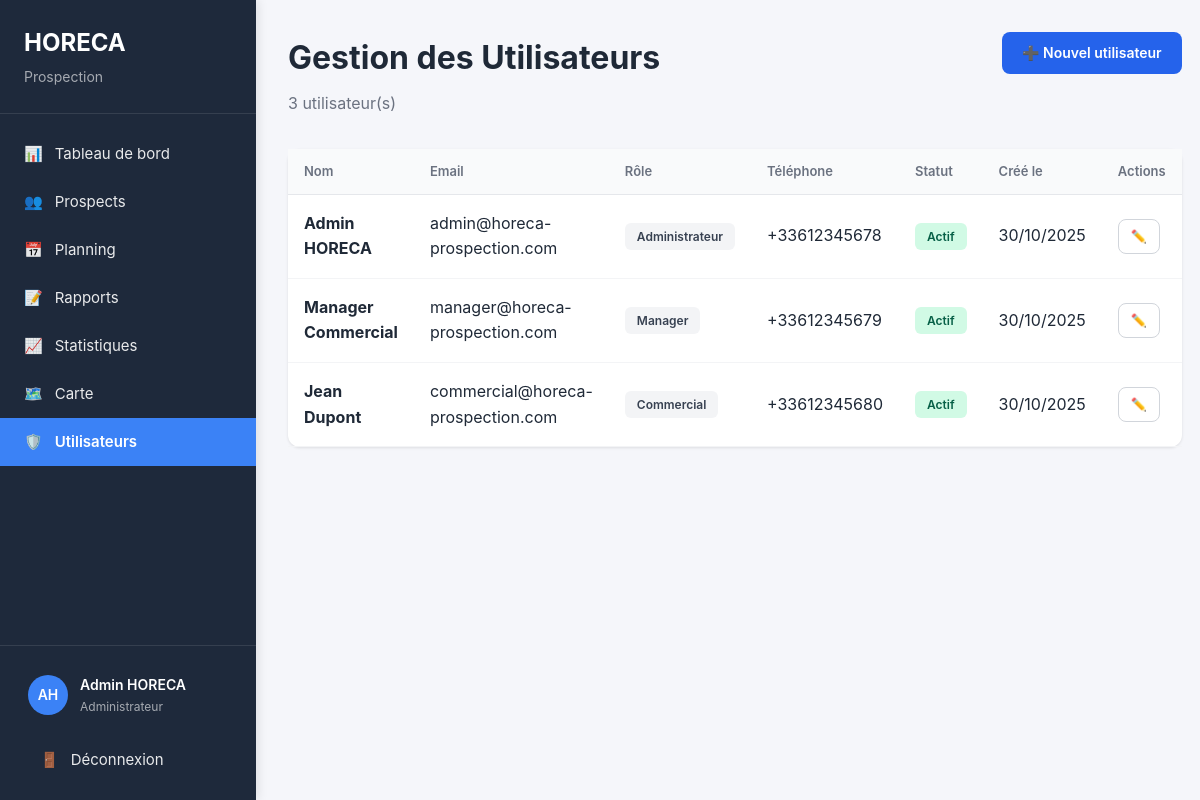
/horeca-php/users.php (signed in), run on the app's committed database.
### tables this page shows
CREATE TABLE `users` (
  `id` int(11) NOT NULL AUTO_INCREMENT,
  `email` varchar(255) NOT NULL,
  `password` varchar(255) NOT NULL,
  `first_name` varchar(100) DEFAULT NULL,
  `last_name` varchar(100) DEFAULT NULL,
  `role` enum('admin','manager','commercial') NOT NULL DEFAULT 'commercial',
  `phone` varchar(20) DEFAULT NULL,
  `active` tinyint(1) NOT NULL DEFAULT 1,
  `created_at` timestamp NOT NULL DEFAULT CURRENT_TIMESTAMP,
  `updated_at` timestamp NOT NULL DEFAULT CURRENT_TIMESTAMP ON UPDATE CURRENT_TIMESTAMP,
  PRIMARY KEY (`id`),
  UNIQUE KEY `email` (`email`)
);

### horeca-php/config/config.php (called while the page is built, shortened)
<?php
function isLoggedIn() {
    return isset($_SESSION['user_id']);
}
function isAdmin() {
    return isset($_SESSION['user_role']) && $_SESSION['user_role'] === 'admin';
}
function getCurrentUser() {
    return [
        'id' => $_SESSION['user_id'],
        'email' => $_SESSION['user_email'],
        'first_name' => $_SESSION['user_first_name'],
        'last_name' => $_SESSION['user_last_name'],
        'role' => $_SESSION['user_role']
    ];
}
function formatDate($date) {
    return date('d/m/Y', strtotime($date));
}
function escapeHtml($text) {
    return htmlspecialchars($text, ENT_QUOTES, 'UTF-8');
}
function getRoleLabel($role) {
    $labels = [
        'admin' => 'Administrateur',
        'manager' => 'Manager',
        'commercial' => 'Commercial'
    ];
    return $labels[$role] ?? $role;
}
?>

### horeca-php/users.php (the view, shortened to what this page needs)
<?php
require_once 'config/config.php';
$db = getDbConnection();
try {
    $stmt = $db->query("SELECT * FROM users ORDER BY created_at DESC");
    $users = $stmt->fetchAll();
} catch (PDOException $e) {
    $users = [];
}
include 'includes/header.php';
include 'includes/sidebar.php';
?>
<div class="main-content">
    <div class="content">
        <div class="page-header">
            <div>
                <h1>Gestion des Utilisateurs</h1>
                <p class="text-muted"><?php echo count($users); ?> utilisateur(s)</p>
            </div>
            <a href="new-user.php" class="btn btn-primary">➕ Nouvel utilisateur</a>
        </div>
        <div class="card">
            <div class="table-responsive">
                <table class="table">
                    <thead>
                        <tr>
                            <th>Nom</th>
                            <th>Email</th>
                            <th>Rôle</th>
                            <th>Téléphone</th>
                            <th>Statut</th>
                            <th>Créé le</th>
                            <th>Actions</th>
                        </tr>
                    </thead>
                    <tbody>
                        <?php foreach ($users as $user): ?>
                            <tr>
                                <td><strong><?php echo escapeHtml($user['first_name'] . ' ' . $user['last_name']); ?></strong></td>
                                <td><?php echo escapeHtml($user['email']); ?></td>
                                <td><span class="badge badge-type"><?php echo getRoleLabel($user['role']); ?></span></td>
                                <td><?php echo escapeHtml($user['phone']); ?></td>
                                <td>
                                    <?php if ($user['active']): ?>
                                        <span class="badge badge-converted">Actif</span>
                                    <?php else: ?>
                                        <span class="badge badge-lost">Inactif</span>
                                    <?php endif; ?>
                                </td>
                                <td><?php echo formatDate($user['created_at']); ?></td>
                                <td>
                                    <a href="edit-user.php?id=<?php echo $user['id']; ?>" class="btn btn-sm btn-outline">✏️</a>
                                </td>
                            </tr>
                        <?php endforeach; ?>
                    </tbody>
                </table>
            </div>
        </div>
    </div>
</div>
<?php include 'includes/footer.php'; ?>

### horeca-php/includes/sidebar.php
<?php
$currentPage = basename($_SERVER['PHP_SELF']);
$user = getCurrentUser();
?>
<aside class="sidebar">
    <div class="sidebar-header">
        <h1 class="sidebar-title">HORECA</h1>
        <p style="color: rgba(255, 255, 255, 0.6); font-size: 14px;">Prospection</p>
    </div>
    <nav class="sidebar-menu">
        <ul>
            <li>
                <a href="dashboard.php" class="sidebar-item <?php echo $currentPage === 'dashboard.php' ? 'active' : ''; ?>">
                    <span>📊</span>
                    <span>Tableau de bord</span>
                </a>
            </li>
            <li>
                <a href="prospects.php" class="sidebar-item <?php echo in_array($currentPage, ['prospects.php', 'prospect-detail.php', 'new-prospect.php', 'edit-prospect.php']) ? 'active' : ''; ?>">
                    <span>👥</span>
                    <span>Prospects</span>
                </a>
            </li>
            <li>
                <a href="planning.php" class="sidebar-item <?php echo $currentPage === 'planning.php' ? 'active' : ''; ?>">
                    <span>📅</span>
                    <span>Planning</span>
                </a>
            </li>
            <li>
                <a href="visits.php" class="sidebar-item <?php echo in_array($currentPage, ['visits.php', 'new-visit.php']) ? 'active' : ''; ?>">
                    <span>📝</span>
                    <span>Rapports</span>
                </a>
            </li>
            <li>
                <a href="stats.php" class="sidebar-item <?php echo $currentPage === 'stats.php' ? 'active' : ''; ?>">
                    <span>📈</span>
                    <span>Statistiques</span>
                </a>
            </li>
            <li>
                <a href="map.php" class="sidebar-item <?php echo $currentPage === 'map.php' ? 'active' : ''; ?>">
                    <span>🗺️</span>
                    <span>Carte</span>
                </a>
            </li>
            <?php if (isAdmin()): ?>
            <li>
                <a href="users.php" class="sidebar-item <?php echo $currentPage === 'users.php' ? 'active' : ''; ?>">
                    <span>🛡️</span>
                    <span>Utilisateurs</span>
                </a>
            </li>
            <?php endif; ?>
        </ul>
    </nav>
    <div class="sidebar-footer">
        <div class="user-info">
            <div class="user-avatar">
                <?php echo strtoupper(substr($user['first_name'], 0, 1) . substr($user['last_name'], 0, 1)); ?>
            </div>
            <div class="user-details">
                <p class="user-name"><?php echo escapeHtml($user['first_name'] . ' ' . $user['last_name']); ?></p>
                <p class="user-role"><?php echo getRoleLabel($user['role']); ?></p>
            </div>
        </div>
        <a href="logout.php" class="sidebar-item">
            <span>🚪</span>
            <span>Déconnexion</span>
        </a>
    </div>
</aside>

### horeca-php/css/style.css (style rules this page uses)
* { margin: 0; padding: 0; box-sizing: border-box; }
body { font-family: -apple-system, BlinkMacSystemFont, 'Segoe UI', 'Roboto', sans-serif; background: #F5F6FA; color: #1F2937; line-height: 1.6; }
.sidebar { width: 256px; min-width: 256px; height: 100vh; position: fixed; top: 0; left: 0; background: #1e293b !important; color: white; display: flex; flex-direction: column; box-shadow: 2px 0 10px rgba(0,0,0,0.1); z-index: 40; overflow-y: auto; }
.sidebar-header { padding: 24px; border-bottom: 1px solid rgba(255, 255, 255, 0.1); }
.sidebar-title { font-size: 24px; font-weight: 700; color: white; margin-bottom: 4px; }
.sidebar-menu { flex: 1; padding: 16px 0; }
.sidebar-menu ul { list-style: none; }
.sidebar-item { display: flex; align-items: center; gap: 12px; padding: 12px 24px; color: rgba(255, 255, 255, 0.9); text-decoration: none; transition: all 0.2s; font-size: 15px; }
.sidebar-item.active { background: #3b82f6 !important; color: white; font-weight: 600; }
.sidebar-footer { padding: 16px; border-top: 1px solid rgba(255, 255, 255, 0.1); }
.user-info { display: flex; align-items: center; gap: 12px; padding: 12px; margin-bottom: 8px; }
.user-avatar { width: 40px; height: 40px; border-radius: 50%; background: #3b82f6; display: flex; align-items: center; justify-content: center; font-weight: 600; font-size: 14px; }
.user-name { font-weight: 600; font-size: 14px; color: white; }
.user-role { font-size: 12px; color: rgba(255, 255, 255, 0.6); }
.main-content { margin-left: 256px; flex: 1; min-height: 100vh; }
.content { padding: 32px; max-width: 1400px; }
.page-header { display: flex; justify-content: space-between; align-items: flex-start; margin-bottom: 32px; }
.page-header h1 { font-size: 32px; font-weight: 700; color: #1F2937; margin-bottom: 8px; }
.card { background: white; border-radius: 12px; box-shadow: 0 1px 3px rgba(0,0,0,0.1); margin-bottom: 24px; }
.btn { padding: 10px 20px; border: none; border-radius: 8px; font-size: 14px; font-weight: 600; cursor: pointer; text-decoration: none; display: inline-flex; align-items: center; gap: 8px; transition: all 0.2s; }
.btn-primary { background: #2563EB; color: white; }
.btn-outline { background: white; border: 1px solid #D1D5DB; color: #374151; }
.btn-sm { padding: 6px 12px; font-size: 13px; }
.badge { padding: 4px 12px; border-radius: 6px; font-size: 12px; font-weight: 600; display: inline-block; }
.badge-converted { background: #D1FAE5; color: #065F46; }
.badge-type { background: #F3F4F6; color: #374151; }
.table-responsive { overflow-x: auto; }
.table { width: 100%; border-collapse: collapse; }
.table thead { background: #F9FAFB; }
.table th { padding: 12px 16px; text-align: left; font-size: 13px; font-weight: 600; color: #6B7280; border-bottom: 1px solid #E5E7EB; }
.table td { padding: 16px; border-bottom: 1px solid #F3F4F6; }
.text-muted { color: #6B7280; }

### data on the page
users: first_name+last_name "AH", first_name+last_name "Admin HORECA", role "Administrateur", email "admin@horeca-prospection.com", phone "+33612345678", active "Actif", created_at "30/10/2025"
users: first_name+last_name "Manager Commercial", email "manager@horeca-prospection.com", first_name "Manager", phone "+33612345679", active "Actif", created_at "30/10/2025"
users: first_name+last_name "Jean Dupont", email "commercial@horeca-prospection.com", role "Commercial", phone "+33612345680", active "Actif", created_at "30/10/2025"

### other printed values
count($users) "3"
